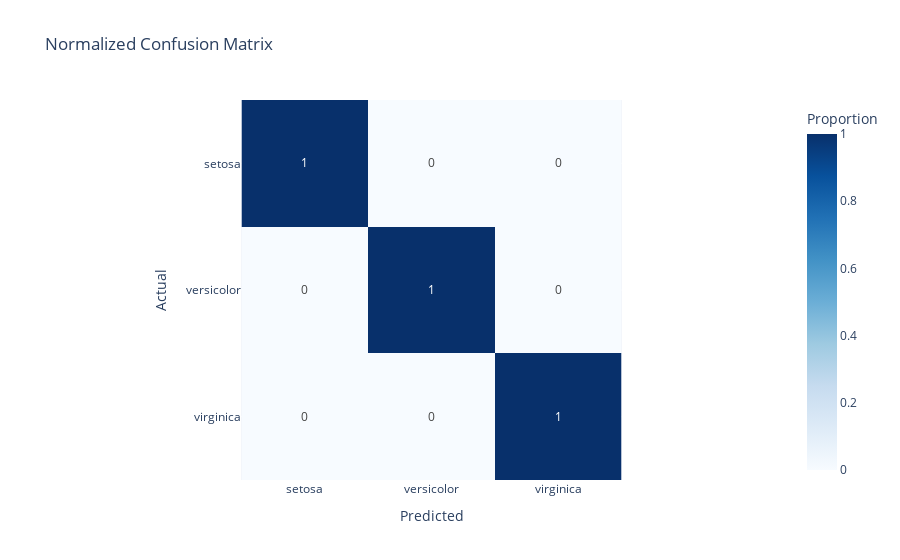

Notebook source saved alongside this figure:
### Markdown cell above
Le prestazioni di un albero di classificazione possono essere valutate utilizzando diverse metriche. Queste metriche aiutano a comprendere quanto bene l'albero di classificazione stia eseguendo il compito di classificazione. Ecco le principali metriche utilizzate:

### 1. **Accuratezza (Accuracy)**

- **Definizione**: La proporzione di predizioni corrette rispetto al totale delle predizioni.
- **Formula**:
Accuracy=TP+TN+FP+FNTP+TN
dove:
    
    Accuracy=TP+TNTP+TN+FP+FN\text{Accuracy} = \frac{TP + TN}{TP + TN + FP + FN}
    
    - **TP**: True Positives (Vero Positivi)
    - **TN**: True Negatives (Vero Negativi)
    - **FP**: False Positives (Falsi Positivi)
    - **FN**: False Negatives (Falsi Negativi)

### 2. **Precisione (Precision)**

- **Definizione**: La proporzione di campioni classificati come positivi che sono effettivamente positivi.
- **Formula**:
Precision=TP+FPTP
    
    Precision=TPTP+FP\text{Precision} = \frac{TP}{TP + FP}
    

### 3. **Richiamo (Recall)**

- **Definizione**: La proporzione di campioni positivi che sono stati correttamente identificati come positivi dal modello.
- **Formula**:
Recall=TP+FNTP
    
    Recall=TPTP+FN\text{Recall} = \frac{TP}{TP + FN}
    

### 4. **F1 Score**

- **Definizione**: La media armonica di precisione e richiamo. Fornisce un'unica misura della performance che bilancia precisione e richiamo.
- **Formula**:
F1 Score=2×Precision+RecallPrecision×Recall
    
    F1 Score=2×Precision×RecallPrecision+Recall\text{F1 Score} = 2 \times \frac{\text{Precision} \times \text{Recall}}{\text{Precision} + \text{Recall}}
    

### 5. **Specificità (Specificity)**

- **Definizione**: La proporzione di campioni negativi che sono stati correttamente identificati come negativi.
- **Formula**:
Specificity=TN+FPTN
    
    Specificity=TNTN+FP\text{Specificity} = \frac{TN}{TN + FP}
    

### 6. **Area sotto la Curva ROC (AUC-ROC)**

- **Definizione**: L'area sotto la curva ROC (Receiver Operating Characteristic) rappresenta la capacità del modello di distinguere tra le classi. Un AUC vicino a 1 indica una buona separazione tra le classi.
- **ROC Curve**: Mostra il trade-off tra il tasso di veri positivi e il tasso di falsi positivi.

### 7. **Matrice di Confusione**

- **Definizione**: Mostra il numero di predizioni corrette e errate per ciascuna classe. Utilizzata per calcolare le metriche di classificazione e per analizzare gli errori del modello.

### 8. **Log-Loss (Loss Function)**

- **Definizione**: Misura la performance del classificatore basata sulla probabilità assegnata alle classi vere. È particolarmente utile quando si tratta di classificazione probabilistica.
- **Formula**:
Log-Loss=−N1i=1∑Nc=1∑Cyi,clog(pi,c)
dove:
    
    Log-Loss=−1N∑i=1N∑c=1Cyi,clog(pi,c)\text{Log-Loss} = -\frac{1}{N} \sum_{i=1}^{N} \sum_{c=1}^{C} y_{i,c} \log(p_{i,c})
    
    - **N**: Numero di campioni
    - **C**: Numero di classi
    - **yi,cy_{i,c}yi,c**: Indicatore se il campione i è della classe c
    - **pi,cp_{i,c}pi,c**: Probabilità che il campione i appartenga alla classe c

### 9. **Gini Index e Entropia**

- **Definizione**: Questi sono criteri di impurezza utilizzati nella costruzione dell'albero per decidere come suddividere i nodi. Non sono metriche di performance ma sono importanti per comprendere come l'albero è stato costruito.
    - **Gini Index**:
    Gini Index=1−i=1∑Cpi2
        
        Gini Index=1−∑i=1Cpi2\text{Gini Index} = 1 - \sum_{i=1}^{C} p_i^2
        
    - **Entropia**:
    Entropy=−i=1∑Cpilog(pi)
        
        Entropy=−∑i=1Cpilog(pi)\text{Entropy} = -\sum_{i=1}^{C} p_i \log(p_i)
        

Queste metriche forniscono una panoramica completa delle prestazioni del modello di classificazione e aiutano a diagnosticare e migliorare il modello.

### Code cell
import numpy as np
import pandas as pd
from sklearn.datasets import load_iris
from sklearn.model_selection import train_test_split
from sklearn.tree import DecisionTreeClassifier
from sklearn.metrics import confusion_matrix, accuracy_score, precision_score, recall_score, f1_score, roc_auc_score
from sklearn.preprocessing import label_binarize
import plotly.express as px

# Carica il dataset Iris
iris = load_iris()
X = iris.data
y = iris.target
target_names = iris.target_names

# Suddivide il dataset in training e test
X_train, X_test, y_train, y_test = train_test_split(X, y, test_size=0.3, random_state=42)

# Crea e addestra il modello
model = DecisionTreeClassifier()
model.fit(X_train, y_train)

# Effettua le predizioni
y_pred = model.predict(X_test)

# Calcola la matrice di confusione
cm = confusion_matrix(y_test, y_pred)
cm_normalized = cm.astype('float') / cm.sum(axis=1)[:, np.newaxis]

# Calcola le metriche
accuracy = accuracy_score(y_test, y_pred)
precision = precision_score(y_test, y_pred, average='weighted')
recall = recall_score(y_test, y_pred, average='weighted')
f1 = f1_score(y_test, y_pred, average='weighted')

# AUC-ROC per problemi multi-classe (one-vs-rest)
y_test_bin = label_binarize(y_test, classes=np.unique(y))
y_pred_prob = model.predict_proba(X_test)
auc_roc = roc_auc_score(y_test_bin, y_pred_prob, multi_class='ovr')

# Calcola la specificità per ogni classe
specificity = {}
for i in range(len(target_names)):
    tn = np.sum(np.delete(cm, i, axis=0).flatten())  # True Negatives
    fp = np.sum(cm[:, i]) - cm[i, i]  # False Positives
    specificity[i] = tn / (tn + fp) if (tn + fp) > 0 else 0

# Crea una tabella dei risultati
results = {
    'Metric': ['Accuracy', 'Precision (Weighted)', 'Recall (Weighted)', 'F1 Score (Weighted)', 'AUC-ROC'] + [f'Specificity ({name})' for name in target_names],
    'Value': [accuracy, precision, recall, f1, auc_roc] + [specificity[i] for i in range(len(target_names))]
}

results_df = pd.DataFrame(results)
display(results_df)

# Converti la matrice di confusione in un DataFrame per Plotly
cm_df = pd.DataFrame(cm_normalized, index=target_names, columns=target_names)

# Crea una heatmap interattiva con Plotly
fig = px.imshow(cm_df, text_auto=True, color_continuous_scale='Blues',
                labels={'x': 'Predicted', 'y': 'Actual', 'color': 'Proportion'},
                title='Normalized Confusion Matrix')

# Mostra il grafico
fig.show()

### Figure 1 — Plotly figure (JSON) as saved in the notebook; plotly's stock layout.template omitted (floating-point values rounded to 4 significant figures)
{"data": [{"coloraxis": "coloraxis", "hovertemplate": "Predicted: %{x}<br>Actual: %{y}<br>Proportion: %{z}<extra></extra>", "name": "0", "texttemplate": "%{z}", "type": "heatmap", "x": ["setosa", "versicolor", "virginica"], "xaxis": "x", "y": ["setosa", "versicolor", "virginica"], "yaxis": "y", "z": [[1, 0, 0], [0, 1, 0], [0, 0, 1]]}], "layout": {"coloraxis": {"colorbar": {"title": {"text": "Proportion"}}, "colorscale": [[0, "rgb(247,251,255)"], [0.125, "rgb(222,235,247)"], [0.25, "rgb(198,219,239)"], [0.375, "rgb(158,202,225)"], [0.5, "rgb(107,174,214)"], [0.625, "rgb(66,146,198)"], [0.75, "rgb(33,113,181)"], [0.875, "rgb(8,81,156)"], [1, "rgb(8,48,107)"]]}, "title": {"text": "Normalized Confusion Matrix"}, "xaxis": {"anchor": "y", "constrain": "domain", "domain": [0, 1], "scaleanchor": "y", "title": {"text": "Predicted"}}, "yaxis": {"anchor": "x", "autorange": "reversed", "constrain": "domain", "domain": [0, 1], "title": {"text": "Actual"}}}}
